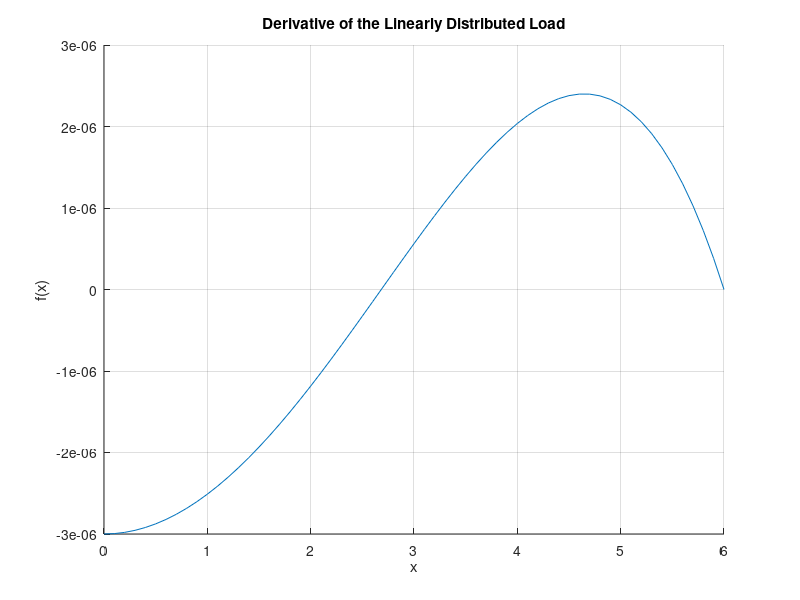

The MATLAB source for this figure:
%Script HW3_q2
%
%This script plots the function f(x)=-0.5x^2+2.5x+4.5 and solves for its
%roots
%
%Outputs: Plot that displays the above function and its derivative
%
%Author: Ashley Eggart
%Section: ME 2016-A
%Assignment: HW3
%Date: 9/24/2018

%Declaration of local variables
w0 = 0.25;                                  
E = 5 * 10^(8);
I = 3 * 10^(-4);
L = 6;
const = w0/(120*E*I*L);

x = 0:0.1:6;                                          %x values
dydx = const.*(-5.*(x.^4)+ 6.*(L^2).*(x.^2)-(L^4));   %dy/dx of the function

figure 
hold on
grid on
plot(x,dydx)
title('Derivative of the Linearly Distributed Load')
xlabel('x')
ylabel('f(x)')
hold off
